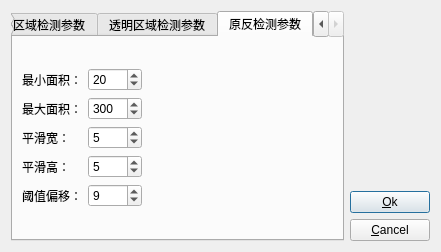
<?xml version="1.0" encoding="UTF-8"?>
<ui version="4.0">
 <class>SetDialog</class>
 <widget class="QDialog" name="SetDialog">
  <property name="geometry">
   <rect>
    <x>0</x>
    <y>0</y>
    <width>441</width>
    <height>252</height>
   </rect>
  </property>
  <property name="windowTitle">
   <string>Dialog</string>
  </property>
  <layout class="QGridLayout" name="gridLayout">
   <item row="0" column="2">
    <layout class="QVBoxLayout" name="verticalLayout">
     <item>
      <spacer name="verticalSpacer">
       <property name="orientation">
        <enum>Qt::Vertical</enum>
       </property>
       <property name="sizeHint" stdset="0">
        <size>
         <width>20</width>
         <height>40</height>
        </size>
       </property>
      </spacer>
     </item>
     <item>
      <widget class="QPushButton" name="okButton">
       <property name="text">
        <string>&amp;Ok</string>
       </property>
      </widget>
     </item>
     <item>
      <widget class="QPushButton" name="cancelButton">
       <property name="text">
        <string>&amp;Cancel</string>
       </property>
      </widget>
     </item>
    </layout>
   </item>
   <item row="0" column="1">
    <widget class="QTabWidget" name="tabWidget">
     <property name="enabled">
      <bool>true</bool>
     </property>
     <property name="sizePolicy">
      <sizepolicy hsizetype="Expanding" vsizetype="Expanding">
       <horstretch>0</horstretch>
       <verstretch>0</verstretch>
      </sizepolicy>
     </property>
     <property name="layoutDirection">
      <enum>Qt::LeftToRight</enum>
     </property>
     <property name="tabPosition">
      <enum>QTabWidget::North</enum>
     </property>
     <property name="tabShape">
      <enum>QTabWidget::Rounded</enum>
     </property>
     <property name="currentIndex">
      <number>2</number>
     </property>
     <widget class="QWidget" name="tab_youmo">
      <attribute name="title">
       <string>油墨区域检测参数</string>
      </attribute>
      <layout class="QGridLayout" name="gridLayout_7">
       <item row="0" column="0">
        <layout class="QGridLayout" name="gridLayout_6">
         <item row="0" column="0">
          <widget class="QLabel" name="label_2">
           <property name="text">
            <string>最小面积：</string>
           </property>
          </widget>
         </item>
         <item row="0" column="1">
          <widget class="QSpinBox" name="YouMo_AreaSmall">
           <property name="minimum">
            <number>1</number>
           </property>
           <property name="maximum">
            <number>30</number>
           </property>
           <property name="value">
            <number>20</number>
           </property>
          </widget>
         </item>
         <item row="1" column="0">
          <widget class="QLabel" name="label_3">
           <property name="text">
            <string>最大面积：</string>
           </property>
          </widget>
         </item>
         <item row="1" column="1">
          <widget class="QSpinBox" name="YouMo_AreaBig">
           <property name="minimum">
            <number>30</number>
           </property>
           <property name="maximum">
            <number>1000</number>
           </property>
           <property name="value">
            <number>300</number>
           </property>
          </widget>
         </item>
         <item row="2" column="0">
          <widget class="QLabel" name="label_4">
           <property name="text">
            <string>平滑宽：</string>
           </property>
          </widget>
         </item>
         <item row="2" column="1">
          <widget class="QSpinBox" name="YouMo_smoothWidth">
           <property name="minimum">
            <number>1</number>
           </property>
           <property name="maximum">
            <number>15</number>
           </property>
           <property name="value">
            <number>5</number>
           </property>
          </widget>
         </item>
         <item row="3" column="0">
          <widget class="QLabel" name="label_5">
           <property name="text">
            <string>平滑高：</string>
           </property>
          </widget>
         </item>
         <item row="3" column="1">
          <widget class="QSpinBox" name="YouMo_smoothHeight">
           <property name="minimum">
            <number>1</number>
           </property>
           <property name="maximum">
            <number>15</number>
           </property>
           <property name="value">
            <number>5</number>
           </property>
          </widget>
         </item>
         <item row="4" column="0">
          <widget class="QLabel" name="label_6">
           <property name="text">
            <string>阈值偏移：</string>
           </property>
          </widget>
         </item>
         <item row="4" column="1">
          <widget class="QSpinBox" name="YouMo_offSet">
           <property name="minimum">
            <number>1</number>
           </property>
           <property name="maximum">
            <number>20</number>
           </property>
           <property name="value">
            <number>9</number>
           </property>
          </widget>
         </item>
        </layout>
       </item>
       <item row="0" column="1">
        <spacer name="horizontalSpacer_3">
         <property name="orientation">
          <enum>Qt::Horizontal</enum>
         </property>
         <property name="sizeHint" stdset="0">
          <size>
           <width>202</width>
           <height>20</height>
          </size>
         </property>
        </spacer>
       </item>
      </layout>
     </widget>
     <widget class="QWidget" name="tab_toumingL">
      <attribute name="title">
       <string>透明区域检测参数</string>
      </attribute>
      <layout class="QGridLayout" name="gridLayout_4">
       <item row="0" column="0">
        <layout class="QGridLayout" name="gridLayout_3">
         <item row="0" column="0">
          <widget class="QLabel" name="label_10">
           <property name="text">
            <string>最小面积：</string>
           </property>
          </widget>
         </item>
         <item row="0" column="1">
          <widget class="QSpinBox" name="YouMo_AreaSmall_2">
           <property name="minimum">
            <number>1</number>
           </property>
           <property name="maximum">
            <number>30</number>
           </property>
           <property name="value">
            <number>20</number>
           </property>
          </widget>
         </item>
         <item row="1" column="0">
          <widget class="QLabel" name="label_11">
           <property name="text">
            <string>最大面积：</string>
           </property>
          </widget>
         </item>
         <item row="1" column="1">
          <widget class="QSpinBox" name="YouMo_AreaBig_2">
           <property name="minimum">
            <number>30</number>
           </property>
           <property name="maximum">
            <number>1000</number>
           </property>
           <property name="value">
            <number>300</number>
           </property>
          </widget>
         </item>
         <item row="2" column="0">
          <widget class="QLabel" name="label_9">
           <property name="text">
            <string>平滑宽：</string>
           </property>
          </widget>
         </item>
         <item row="2" column="1">
          <widget class="QSpinBox" name="YouMo_smoothWidth_2">
           <property name="minimum">
            <number>1</number>
           </property>
           <property name="maximum">
            <number>15</number>
           </property>
           <property name="value">
            <number>5</number>
           </property>
          </widget>
         </item>
         <item row="3" column="0">
          <widget class="QLabel" name="label_7">
           <property name="text">
            <string>平滑高：</string>
           </property>
          </widget>
         </item>
         <item row="3" column="1">
          <widget class="QSpinBox" name="YouMo_smoothHeight_2">
           <property name="minimum">
            <number>1</number>
           </property>
           <property name="maximum">
            <number>15</number>
           </property>
           <property name="value">
            <number>5</number>
           </property>
          </widget>
         </item>
         <item row="4" column="0">
          <widget class="QLabel" name="label_8">
           <property name="text">
            <string>阈值偏移：</string>
           </property>
          </widget>
         </item>
         <item row="4" column="1">
          <widget class="QSpinBox" name="YouMo_offSet_2">
           <property name="minimum">
            <number>1</number>
           </property>
           <property name="maximum">
            <number>20</number>
           </property>
           <property name="value">
            <number>9</number>
           </property>
          </widget>
         </item>
        </layout>
       </item>
       <item row="0" column="1">
        <spacer name="horizontalSpacer">
         <property name="orientation">
          <enum>Qt::Horizontal</enum>
         </property>
         <property name="sizeHint" stdset="0">
          <size>
           <width>187</width>
           <height>20</height>
          </size>
         </property>
        </spacer>
       </item>
      </layout>
     </widget>
     <widget class="QWidget" name="tab_yuanfan">
      <attribute name="title">
       <string>原反检测参数</string>
      </attribute>
      <layout class="QGridLayout" name="gridLayout_5">
       <item row="0" column="0">
        <layout class="QGridLayout" name="gridLayout_2">
         <item row="0" column="0">
          <widget class="QLabel" name="label_15">
           <property name="text">
            <string>最小面积：</string>
           </property>
          </widget>
         </item>
         <item row="0" column="1">
          <widget class="QSpinBox" name="YouMo_AreaSmall_3">
           <property name="minimum">
            <number>1</number>
           </property>
           <property name="maximum">
            <number>30</number>
           </property>
           <property name="value">
            <number>20</number>
           </property>
          </widget>
         </item>
         <item row="1" column="0">
          <widget class="QLabel" name="label_16">
           <property name="text">
            <string>最大面积：</string>
           </property>
          </widget>
         </item>
         <item row="1" column="1">
          <widget class="QSpinBox" name="YouMo_AreaBig_3">
           <property name="minimum">
            <number>30</number>
           </property>
           <property name="maximum">
            <number>1000</number>
           </property>
           <property name="value">
            <number>300</number>
           </property>
          </widget>
         </item>
         <item row="2" column="0">
          <widget class="QLabel" name="label_14">
           <property name="text">
            <string>平滑宽：</string>
           </property>
          </widget>
         </item>
         <item row="2" column="1">
          <widget class="QSpinBox" name="YouMo_smoothWidth_3">
           <property name="minimum">
            <number>1</number>
           </property>
           <property name="maximum">
            <number>15</number>
           </property>
           <property name="value">
            <number>5</number>
           </property>
          </widget>
         </item>
         <item row="3" column="0">
          <widget class="QLabel" name="label_12">
           <property name="text">
            <string>平滑高：</string>
           </property>
          </widget>
         </item>
         <item row="3" column="1">
          <widget class="QSpinBox" name="YouMo_smoothHeight_3">
           <property name="minimum">
            <number>1</number>
           </property>
           <property name="maximum">
            <number>15</number>
           </property>
           <property name="value">
            <number>5</number>
           </property>
          </widget>
         </item>
         <item row="4" column="0">
          <widget class="QLabel" name="label_13">
           <property name="text">
            <string>阈值偏移：</string>
           </property>
          </widget>
         </item>
         <item row="4" column="1">
          <widget class="QSpinBox" name="YouMo_offSet_3">
           <property name="minimum">
            <number>1</number>
           </property>
           <property name="maximum">
            <number>20</number>
           </property>
           <property name="value">
            <number>9</number>
           </property>
          </widget>
         </item>
        </layout>
       </item>
       <item row="0" column="1">
        <spacer name="horizontalSpacer_2">
         <property name="orientation">
          <enum>Qt::Horizontal</enum>
         </property>
         <property name="sizeHint" stdset="0">
          <size>
           <width>187</width>
           <height>20</height>
          </size>
         </property>
        </spacer>
       </item>
      </layout>
     </widget>
    </widget>
   </item>
  </layout>
 </widget>
 <resources/>
 <connections/>
</ui>
